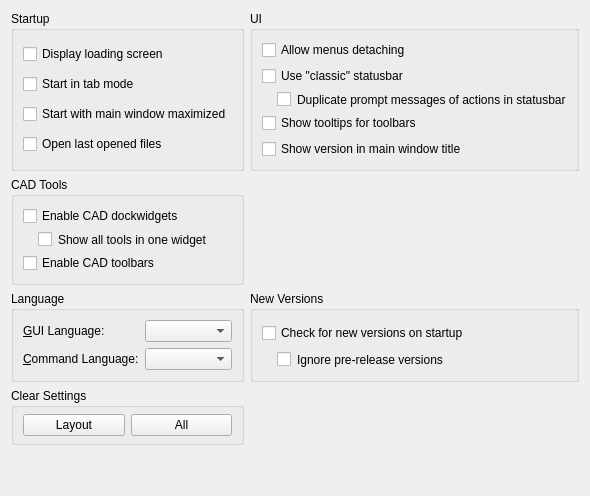
     <widget class="QWidget" name="tabStartup">
      <attribute name="title">
       <string>Startup</string>
      </attribute>
      <layout class="QGridLayout" name="gridLayout_47">
       <item row="1" column="0" rowspan="2">
        <widget class="QGroupBox" name="groupBox_31">
         <property name="title">
          <string>CAD Tools </string>
         </property>
         <layout class="QGridLayout" name="gridLayout_54">
          <item row="2" column="0">
           <widget class="QCheckBox" name="cad_toolbars_checkbox">
            <property name="toolTip">
             <string>If checked, toolbars with commands will be enabled. </string>
            </property>
            <property name="text">
             <string>Enable CAD toolbars</string>
            </property>
           </widget>
          </item>
          <item row="0" column="0">
           <widget class="QCheckBox" name="cbEnableCADDockWidgets">
            <property name="toolTip">
             <string>If checked, dock widgets with commands for left sidebar will be enabled. Otherwise, they will be disabled. </string>
            </property>
            <property name="text">
             <string>Enable CAD dockwidgets</string>
            </property>
           </widget>
          </item>
          <item row="1" column="0">
           <widget class="QCheckBox" name="cbCADWidgetsUngroupped">
            <property name="toolTip">
             <string>If this option is selected, all tools will be shown in one group, so the screen space is used more efficiently.</string>
            </property>
            <property name="styleSheet">
             <string notr="true">margin-left:15px</string>
            </property>
            <property name="text">
             <string>Show all tools in one widget</string>
            </property>
           </widget>
          </item>
         </layout>
        </widget>
       </item>
       <item row="5" column="0">
        <widget class="QGroupBox" name="groupBox_3">
         <property name="title">
          <string>Clear Settings</string>
         </property>
         <layout class="QHBoxLayout" name="horizontalLayout">
          <property name="topMargin">
           <number>6</number>
          </property>
          <property name="bottomMargin">
           <number>6</number>
          </property>
          <item>
           <widget class="QPushButton" name="pb_clear_geometry">
            <property name="sizePolicy">
             <sizepolicy hsizetype="Preferred" vsizetype="Fixed">
              <horstretch>0</horstretch>
              <verstretch>0</verstretch>
             </sizepolicy>
            </property>
            <property name="toolTip">
             <string>Restores program geometry/layout to original state</string>
            </property>
            <property name="text">
             <string>Layout</string>
            </property>
           </widget>
          </item>
          <item>
           <widget class="QPushButton" name="pb_clear_all">
            <property name="sizePolicy">
             <sizepolicy hsizetype="Preferred" vsizetype="Fixed">
              <horstretch>0</horstretch>
              <verstretch>0</verstretch>
             </sizepolicy>
            </property>
            <property name="toolTip">
             <string>Restores the program settings to its original state</string>
            </property>
            <property name="text">
             <string>All</string>
            </property>
           </widget>
          </item>
         </layout>
        </widget>
       </item>
       <item row="3" column="0">
        <widget class="QGroupBox" name="bgLanguage">
         <property name="sizePolicy">
          <sizepolicy hsizetype="Preferred" vsizetype="Maximum">
           <horstretch>0</horstretch>
           <verstretch>0</verstretch>
          </sizepolicy>
         </property>
         <property name="title">
          <string>Language</string>
         </property>
         <layout class="QGridLayout" name="language_layout">
          <item row="1" column="1">
           <widget class="QComboBox" name="cbLanguageCmd">
            <property name="toolTip">
             <string>Languages for commands in Cmd Widget</string>
            </property>
           </widget>
          </item>
          <item row="0" column="0">
           <widget class="QLabel" name="lLanguage">
            <property name="text">
             <string>&amp;GUI Language:</string>
            </property>
            <property name="wordWrap">
             <bool>false</bool>
            </property>
            <property name="buddy">
             <cstring>cbLanguage</cstring>
            </property>
           </widget>
          </item>
          <item row="0" column="1">
           <widget class="QComboBox" name="cbLanguage">
            <property name="toolTip">
             <string>Language to use for GUI and messages</string>
            </property>
           </widget>
          </item>
          <item row="1" column="0">
           <widget class="QLabel" name="lLanguageCmd">
            <property name="text">
             <string>&amp;Command Language:</string>
            </property>
            <property name="wordWrap">
             <bool>false</bool>
            </property>
            <property name="buddy">
             <cstring>cbLanguageCmd</cstring>
            </property>
           </widget>
          </item>
         </layout>
        </widget>
       </item>
       <item row="6" column="0">
        <spacer name="verticalSpacer_13">
         <property name="orientation">
          <enum>Qt::Orientation::Vertical</enum>
         </property>
         <property name="sizeHint" stdset="0">
          <size>
           <width>20</width>
           <height>40</height>
          </size>
         </property>
        </spacer>
       </item>
       <item row="0" column="0">
        <widget class="QGroupBox" name="groupBox_2">
         <property name="title">
          <string>Startup</string>
         </property>
         <layout class="QGridLayout" name="gridLayout_29">
          <item row="1" column="0" colspan="2">
           <widget class="QCheckBox" name="tab_mode_check_box">
            <property name="toolTip">
             <string>Controls default mode for drawings</string>
            </property>
            <property name="text">
             <string>Start in tab mode</string>
            </property>
           </widget>
          </item>
          <item row="3" column="0" colspan="2">
           <widget class="QCheckBox" name="cbOpenLastFiles">
            <property name="toolTip">
             <string>If set, previously opened files during previous closing of the application will be re-opened.</string>
            </property>
            <property name="text">
             <string>Open last opened files</string>
            </property>
           </widget>
          </item>
          <item row="2" column="0" colspan="2">
           <widget class="QCheckBox" name="maximize_checkbox">
            <property name="toolTip">
             <string>If checked, after start the main window will be maximized</string>
            </property>
            <property name="text">
             <string>Start with main window maximized</string>
            </property>
           </widget>
          </item>
          <item row="0" column="0" colspan="2">
           <widget class="QCheckBox" name="cbSplash">
            <property name="toolTip">
             <string>Defines whether splash screen will be shown on startup</string>
            </property>
            <property name="text">
             <string>Display loading screen</string>
            </property>
           </widget>
          </item>
         </layout>
        </widget>
       </item>
       <item row="0" column="1">
        <widget class="QGroupBox" name="groupBox_32">
         <property name="title">
          <string>UI</string>
         </property>
         <layout class="QGridLayout" name="gridLayout_55">
          <item row="2" column="0">
           <widget class="QCheckBox" name="cbDuplicateActionsPromptsInStatusBar">
            <property name="toolTip">
             <string>If checked, prompt messages of actions will be also shown in bottom statusbar</string>
            </property>
            <property name="styleSheet">
             <string notr="true">margin-left:15px</string>
            </property>
            <property name="text">
             <string>Duplicate prompt messages of actions in statusbar</string>
            </property>
           </widget>
          </item>
          <item row="0" column="0">
           <widget class="QCheckBox" name="cbAllowMenusDetaching">
            <property name="toolTip">
             <string>If enabled, drop-down menus may become floating</string>
            </property>
            <property name="text">
             <string>Allow menus detaching</string>
            </property>
           </widget>
          </item>
          <item row="3" column="0">
           <widget class="QCheckBox" name="cbStartupTBTooltips">
            <property name="toolTip">
             <string>If enabled, tooltips toolbar's name will be shown</string>
            </property>
            <property name="text">
             <string>Show tooltips for toolbars</string>
            </property>
           </widget>
          </item>
          <item row="1" column="0">
           <widget class="QCheckBox" name="cbClassicStatusBar">
            <property name="toolTip">
             <string>If unchecked, individual widgets of statusbar are toolbars</string>
            </property>
            <property name="text">
             <string>Use &quot;classic&quot; statusbar</string>
            </property>
           </widget>
          </item>
          <item row="4" column="0">
           <widget class="QCheckBox" name="cbShowVersionInWinTitle">
            <property name="toolTip">
             <string>If enabled, main window title string will also include application's version string.</string>
            </property>
            <property name="text">
             <string>Show version in main window title</string>
            </property>
           </widget>
          </item>
         </layout>
        </widget>
       </item>
       <item row="3" column="1">
        <widget class="QGroupBox" name="groupBox_12">
         <property name="title">
          <string>New Versions</string>
         </property>
         <layout class="QGridLayout" name="gridLayout_11">
          <item row="0" column="0">
           <widget class="QCheckBox" name="cbCheckNewVersion">
            <property name="toolTip">
             <string>Check GitHub for new releases of LibreCAD on program startup</string>
            </property>
            <property name="text">
             <string>Check for new versions on startup</string>
            </property>
           </widget>
          </item>
          <item row="1" column="0">
           <widget class="QCheckBox" name="cbCheckNewVersionIgnorePreRelease">
            <property name="toolTip">
             <string>If checked, pre-release versions will be ignored</string>
            </property>
            <property name="styleSheet">
             <string notr="true">margin-left:15px</string>
            </property>
            <property name="text">
             <string>Ignore pre-release versions</string>
            </property>
           </widget>
          </item>
         </layout>
        </widget>
       </item>
      </layout>
     </widget>
